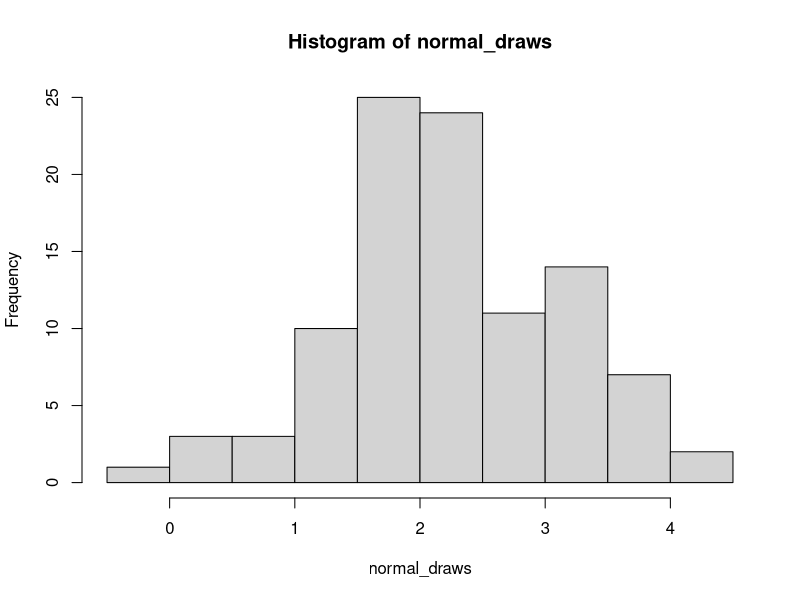
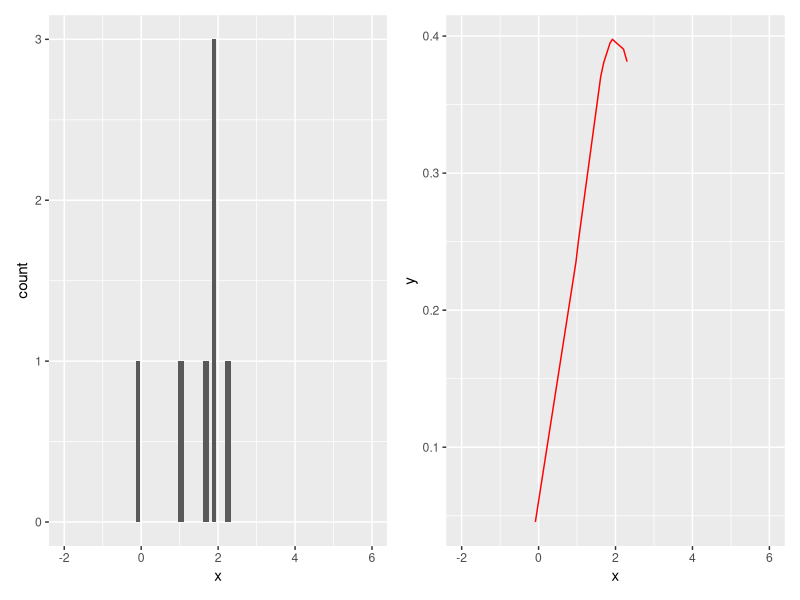
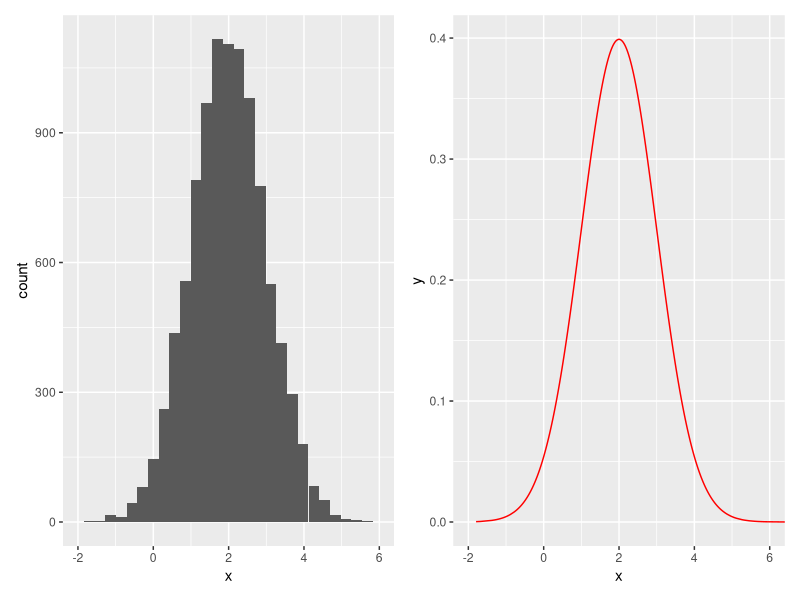

Reproduce these figures in R, in order. (Note: this script raises an error after producing the figures.)
library(tidyverse)
library(ggplot2)
# install.packages('patchwork')
library(patchwork)

rnorm(n = 1, mean = 2, sd = 1)
# individual




# larger draw 1
normal_draws <- rnorm(n = 1e2, mean = 2, sd = 1)
normal_draws
hist(normal_draws)



simulation<-replicate(10, expr = rnorm(n=1,mean=2,sd=1))
simulation


# What does it look like if you take 10 draws from this distribution and 
# plot it on a histogram?

# Density

d <- data.frame(x = rnorm(n = 10, mean = 2, sd = 1)) %>%
   mutate(
     y = dnorm(x = x, mean = 2, sd = 1)
   )

 plot_histogram <- d %>%
   ggplot() +
   aes(x = x) +
   geom_histogram() +
   coord_cartesian(xlim = c(-2, 6))
 plot_density <- d %>%
   ggplot() +
   aes(x = x, y = y) +
   geom_line(color = 'red') +
   coord_cartesian(xlim = c(-2, 6))
#
#
 plot_histogram | plot_density



# 
# 
#   - What happens if you take 10,000 draws from the distribution?  
#   - At what point does the histogram start to resemble the density plot?
#   
#   > In the following chunk (which you should recognize from above) 
#   we've changed the `n = 10` to `n=10000` in the creation of the data and then 
#   re-run the plotting calls. 
# > I think that it is fair to say that this is clearly normally distributed. 


d <- data.frame(x = rnorm(n = 10000, mean = 2, sd = 1)) %>% 
  mutate(
    y = dnorm(x = x, mean = 2, sd = 1)
  )

plot_histogram <- d %>%
  ggplot() +
  aes(x = x) +
  geom_histogram() +
  coord_cartesian(xlim = c(-2, 6))
plot_density <- d %>%
  ggplot() +
  aes(x = x, y = y) +
  geom_line(color = 'red') +
  coord_cartesian(xlim = c(-2, 6))

plot_histogram | plot_density

#dat_hist <- data.frame(short_simulation)
#dat_hist <- data.frame(d[,1])
Simulation<-d[,1]

true_density <- function(x) {
  dnorm(x = x, mean = 2, sd = 1)
}

dat_hist %>%
  ggplot() +
  geom_histogram(
    aes(x = Simulation, y = ..density..)) +
  stat_function(
    aes(x = Simulation), fun = true_density, color = 'darkred')



#At what point does it start to "look" normally distributed?
#If we've got 10,000 draws already in the data called `d` 
#what do you think about subsetting 
#that 10,000 observation simulation to see what plots look like at smaller draws? 


plot10<-d %>% 
  sample_n(size = 10, replace = TRUE) %>% 
  ggplot() + 
  aes(x = x) + 
  geom_histogram() + 
  coord_cartesian(xlim = c(-2, 6))

plot20<-d %>% 
  sample_n(size = 20, replace = TRUE) %>% 
  ggplot() + 
  aes(x = x) + 
  geom_histogram() + 
  coord_cartesian(xlim = c(-2, 6))

plot10 | plot20


# Sampling histogram function
sample_histogram <- function(data, sample_size) { 
  ## Arguments: 
  ##  1. data: which is the dataframe to sample from (in this case, `d`)
  ##  2. the number of samples to take 
  ## Returns: 
  ##  A histogram of the data
  
  data %>% 
    sample_n(size = sample_size, replace = TRUE) %>% 
    ggplot() + 
    aes(x = x) + 
    geom_histogram() + 
    coord_cartesian(xlim = c(-2, 6))
} 

hist100<-sample_histogram(data = d, sample_size = 100)
hist500<-sample_histogram(data = d, sample_size = 500)
hist5000<-sample_histogram(data = d, sample_size = 5000)

hist100 | hist500 | hist5000







#Transformation
# x, y, z and mathstat

df <-  data.frame(x = rnorm(n=10000, mean = 2, sd =1),y = rnorm(n=10000, mean = 2, sd =1)
                  ) %>%
  mutate(z = x + y)
df<-cbind(df,s=rnorm(n=10000, mean = 4, sd = sqrt(2)))

dim(df)

plot_histogram1 <- df %>% 
  ggplot() + 
  aes(x = z) + 
  geom_histogram(bins=30) + 
  coord_cartesian(xlim = c(-2, 10))

plot_histogram2 <- df %>% 
  ggplot() + 
  aes(x = s) + 
  geom_histogram(bins=30) + 
  coord_cartesian(xlim = c(-2, 10))

plot_histogram1 | plot_histogram2

cat("\n z variable mean: ",mean(df[,3]))
cat("\n s variable mean: ",mean(df[,4]))

cat("\n z variable sdev: ",sd(df[,3]))
cat("\n s variable sdev: ",sd(df[,4]))


# math stat result
d <- data.frame(x = rnorm(n = 10000, mean = 4, sd = sqrt(2))) %>% 
  mutate(
    y = dnorm(x = x, mean = 4, sd = sqrt(2))
  )

plot_histogram <- d %>% 
  ggplot() + 
  aes(x = x) + 
  geom_histogram(bins=30) + 
  coord_cartesian(xlim = c(-2, 10))

x<-d[,1]
y<-d[,2]
plot_density <- d %>% 
  ggplot() + 
  aes(x = x, y = y) + 
  geom_line(color = 'red') + 
  coord_cartesian(xlim = c(-2, 10))

plot_histogram | plot_density

# > Notice a few points: 
#   > 1. We were able to do math at the point that we defined `dnorm(z, ...)`. 
# > 2. It looks like this is pretty normal; but, we've relied on a property that we 
#      haven't fully defined yet, namely that V[X + Y] = V[X] + V[Y] - 2COV[X,Y]. 
# > 3. In this case, we can simply sum the sd of `x` and `y` because V[x] = sigma[x] ^ 2 = 1, 
#      and because these are independent draws (and COV[X,Y] = 0). 


# f

verts <-data.frame(cbind(x=c(0,1,1),y=c(0,0,1)))

ggplot(data=verts,aes(x=x,y=y)) + geom_polygon(fill="green")


#The Cake joint, marginal and conditional

# # code from Oleg
# # demonstrating different ways of visualizing normal distribution
# options(repr.plot.width=20, repr.plot.height=4)
# par(mfrow=c(1,3))
# set.seed(0)   # seed random number generator (RNG) for reproducibility 
# 
# n = 100       # Number of samples on x-axis. Try different values.
# IR = c(-4,4)  # interval range of values for x-axis
# 
# x = seq(IR[1], IR[2], (IR[2]-IR[1])/n); y = dnorm(x, 0, 1)
# plot(x, y, xlim=c(-4,4), main = 'x ~ equispaced', cex=2)
# lines(x, y, col='blue', xlim=IR, type='l')
# rug(x); rug(y, side=2); grid()
# 
# x = runif(n, IR[1], IR[2]); y = dnorm(x, 0, 1)
# plot(x,y, main='x ~ uniform(..)', cex=2, xlim=IR)
# lines(x[order(x)], y[order(x)], col='red')
# rug(x); rug(y, side=2); grid()
# 
# x = rnorm(n, 0, 1); y = dnorm(x, 0, 1)
# plot(x,y, main='x ~ Norm(..)', cex=2, xlim=IR)
# lines(x[order(x)], y[order(x)], col='darkgreen')
# rug(x); rug(y, side=2); grid()
